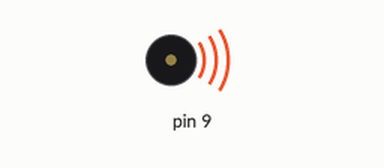
This sketch was run on a simulated Arduino Uno, built with avr-gcc and run on an emulated ATmega328P. Shown: buzzer (waves = sounding).

Above: at 1.8 s.
At 4.6 s:
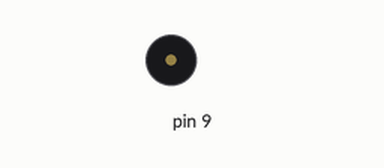
Timing chart, 0 to 5.5 s (numbered marks = the images above):
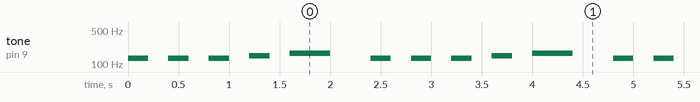

Measured:
- by itself, tone on pin 9: repeats every 2.4 s: 2 × (silent 0.20 s, 131 Hz 0.20 s), silent 0.20 s, 147 Hz 0.20 s, silent 0.20 s, 165 Hz 0.40 s, silent 0.40 s, 131 Hz 0.20 s

The sketch:

programme3.ino
```cpp
void setup() {
  pinMode(9, OUTPUT); // 13ème broche de la carte en mode sortie
}

void loop() {
  tone(9, 131, 200);
  delay(400);
  tone(9, 131, 200);
  delay(400);
  tone(9, 131, 200);
  delay(400);
  tone(9, 147, 200);
  delay(400);
  tone(9, 165, 400);
  delay(800);
}
```
